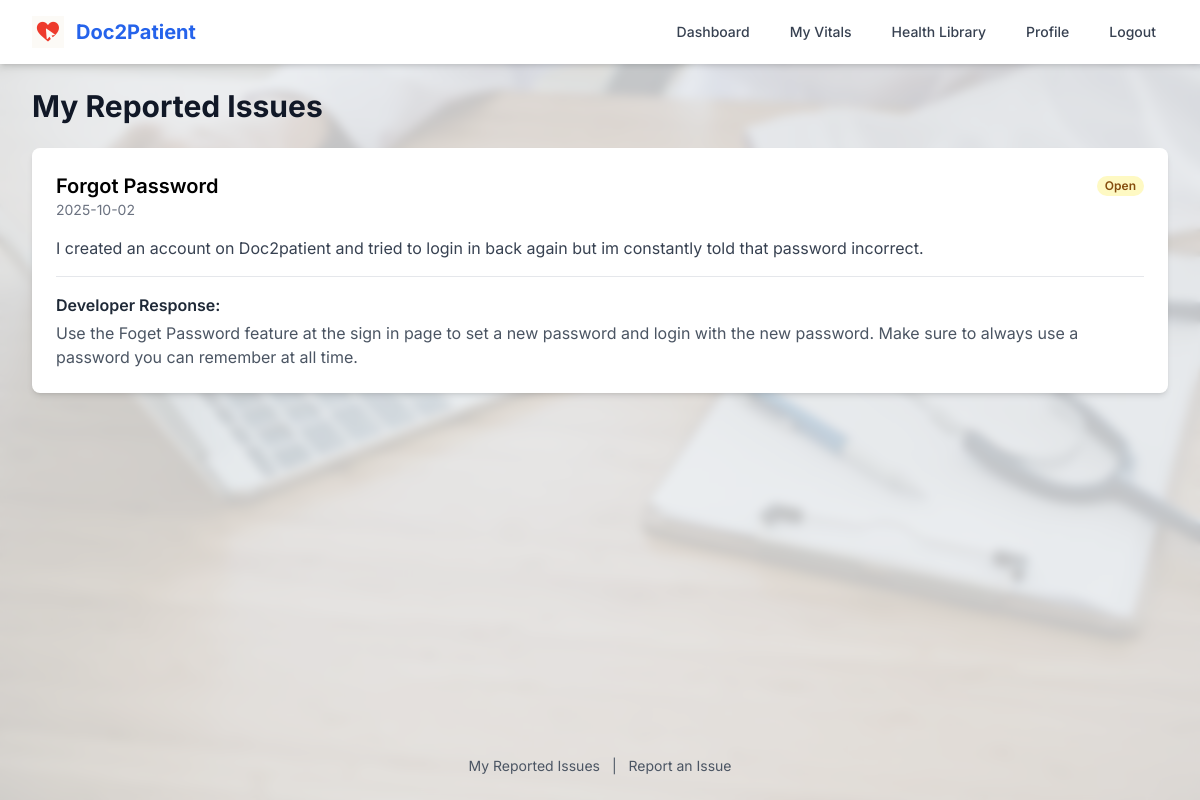
Screenshot of /my-reports (signed in) with the database file from the repository.
### app/models.py (models this page shows, shortened)
class UserReport(db.Model):
    id = db.Column(db.Integer, primary_key=True)
    user_id = db.Column(db.Integer, db.ForeignKey('user.id'), nullable=False)
    subject = db.Column(db.String(100), nullable=False)
    description = db.Column(db.Text, nullable=False)
    status = db.Column(db.String(20), default='Open', index=True) # Open, In Progress, Closed
    admin_response = db.Column(db.Text, nullable=True)
    timestamp = db.Column(db.DateTime, index=True, default=datetime.utcnow)
    author = db.relationship('User', backref=db.backref('reports', lazy='dynamic'))

### app/routes.py (the view)
@app.route('/my-reports')
@login_required
def my_reports():
    reports = current_user.reports.order_by(UserReport.timestamp.desc()).all()
    return render_template('my_reports.html', title='My Reported Issues', reports=reports)

### app/models.py (called while the page is built)
@login.user_loader
def load_user(user_id):
    user_id = int(user_id)
    if user_id == 0:
        return AdminUser()
    return User.query.get(user_id)

### app/templates/my_reports.html
{% extends "base.html" %}
{% block content %}
<h1 class="text-3xl font-bold text-gray-900 mb-6">My Reported Issues</h1>
<div class="space-y-4">
{% for report in reports %}
    <div class="bg-white p-6 rounded-lg shadow-md">
        <div class="flex justify-between items-center">
            <h2 class="text-xl font-semibold">{{ report.subject }}</h2>
            <span class="px-2 inline-flex text-xs leading-5 font-semibold rounded-full
                {% if report.status == 'Open' %} bg-yellow-100 text-yellow-800
                {% elif report.status == 'Closed' %} bg-green-100 text-green-800
                {% else %} bg-blue-100 text-blue-800 {% endif %}">
                {{ report.status }}
            </span>
        </div>
        <p class="text-sm text-gray-500 mb-4">{{ report.timestamp.strftime('%Y-%m-%d') }}</p>
        <p class="text-gray-700 mb-4">{{ report.description }}</p>
        {% if report.admin_response %}
        <div class="border-t pt-4 mt-4">
            <h3 class="font-semibold text-gray-800">Developer Response:</h3>
            <p class="text-gray-600 mt-1">{{ report.admin_response }}</p>
        </div>
        {% endif %}
    </div>
{% else %}
    <p>You have not reported any issues yet.</p>
{% endfor %}
</div>
{% endblock %}

### app/templates/base.html (style rules this page uses)
body { font-family: 'Inter', sans-serif; background-color: #f3f4f6; }

### rows the page displays
UserReport: subject "Forgot Password", status "Open", timestamp "2025-10-02", description "I created an account on Doc2patient and tried to login in back again but im constantly told that password incorrect.", admin_response "Use the Foget Password feature at the sign in page to set a new password and login with the new password. Make sure to always use a password you can remember at all time."
